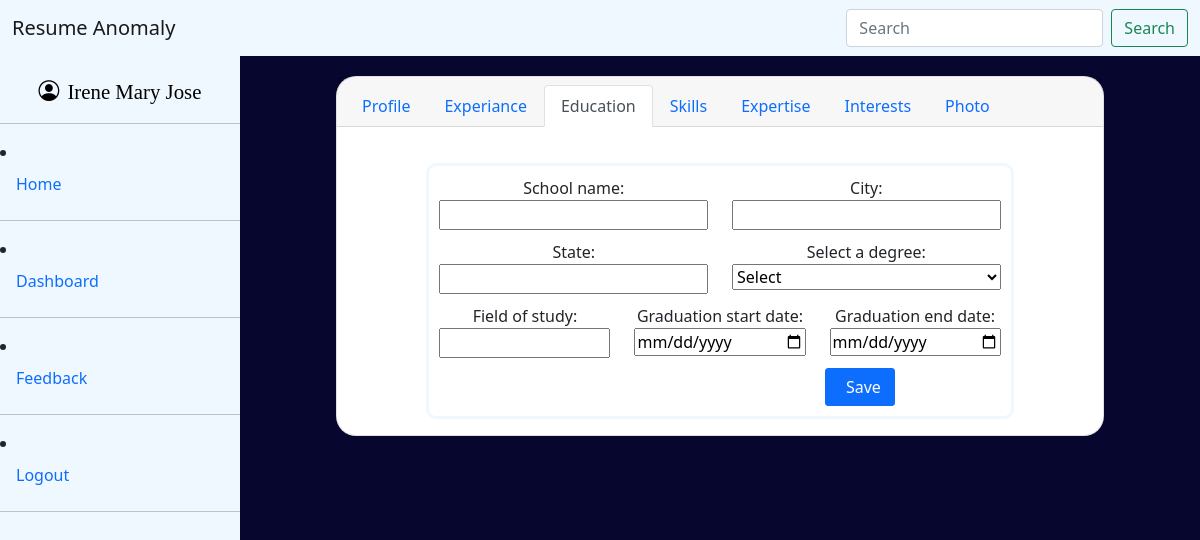
Before: /education/ (signed in) with the older database file.
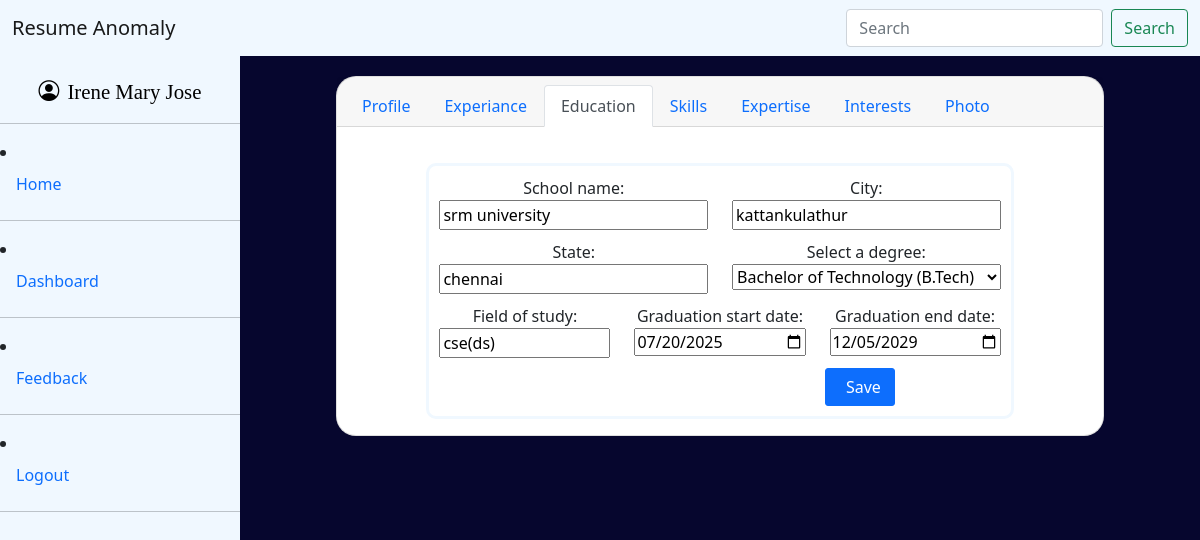
After: the same page with the newer database file.
### main/models.py (models this page shows)
class education(models.Model):
    user = models.ForeignKey(User, on_delete=models.CASCADE)
    school_name=models.CharField(max_length=100)
    city=models.CharField(max_length=50)
    state=models.CharField(max_length=50)
    DEGREE_CHOICES = [
        ('', 'Select'),
        ('high_school_diploma', 'High School Diploma'),
        ('ssc', 'Senior Secondary School Certificate (SSCE)'),
        ('gcse', 'General Certificate of Secondary Education (GCSEs)'),
        ('ged', 'GED'),
        ('diploma', 'Diploma'),
        ('national_diploma', 'National Diploma'),
        ('higher_national_diploma', 'Higher National Diploma'),
        ('post_secondary_vocational', 'Post-secondary (Technical & Vocational)'),
        ('associate_arts', 'Associate of Arts'),
        ('associate_science', 'Associate of Science'),
        ('associate_applied_science', 'Associate of Applied Science'),
        ('bachelor_arts', 'Bachelor of Arts (BA)'),
        ('bachelor_science', 'Bachelor of Science (BSc)'),
        ('bachelor_technology', 'Bachelor of Technology (B.Tech)'),
        ('bachelor_engineering', 'Bachelor of Engineering (BE)'),
        ('bachelor_commerce', 'Bachelor of Commerce (B.Com)'),
        ('bachelor_business_admin', 'Bachelor of Business Administration (BBA)'),
        ('bachelor_computer_apps', 'Bachelor of Computer Applications (BCA)'),
        ('llb', 'Bachelor of Laws (LLB)'),
        ('mbbs', 'Bachelor of Medicine, Bachelor of Surgery (MBBS)'),
        ('master_arts', 'Master of Arts (MA)'),
        ('master_science', 'Master of Science (MSc)'),
        ('master_technology', 'Master of Technology (M.Tech)'),
        ('master_business_admin', 'Master of Business Administration (MBA)'),
        ('master_computer_apps', 'Master of Computer Applications (MCA)'),
        ('master_commerce', 'Master of Commerce (M.Com)'),
        ('llm', 'Master of Laws (LLM)'),
        ('phd', 'Doctor of Philosophy (PhD)'),
        ('md', 'Doctor of Medicine (MD)'),
        ('certificate', 'Certificate Course'),
        ('other', 'Other')
    ]
    select_a_degree=models.CharField(max_length=100,choices=DEGREE_CHOICES,null=True,blank=True)
    field_of_study=models.CharField(max_length=100)
    graduation_start_date=models.DateField(null=True,blank=True)
    graduation_end_date=models.DateField(null=True,blank=True)
    class Meta:
            db_table = "education"

### main/views.py (the view)
# urls.py: path('education/',educationfn,name='education'),
@login_required(login_url='/login')
def educationfn(request):
    edu,_=education.objects.get_or_create(user=request.user)
    chosen=request.session.get('t_name')
    if request.method=='POST':
        form=EducationForm(request.POST,instance=edu)
        if form.is_valid():
            form.save()
    else:
        form=EducationForm(instance=edu)
    return render(request,'education.html',{'form':form,'t_name':chosen})

### main/forms.py
class EducationForm(forms.ModelForm):
    class Meta:
        model=education
        exclude=['user']
        db_table = "education"
        widgets ={
            'graduation_start_date':forms.DateInput(attrs={'type':'date'}),
            'graduation_end_date':forms.DateInput(attrs={'type':'date'})
        }

### main/templates/education.html (shortened to what this page needs)
{% extends 'resume_base.html'%}
{% load static %}
{% block style%}
  <link rel="stylesheet" href="{% static 'css/resume_base.css' %}">
  <link rel="stylesheet" href="{% static 'css/addresume.css'%}">
{% endblock %}
{% block resume_content %}
<div>
    <div class="z">
    <form  class="l" method="post" action="/education/" enctype="multipart/form-data">
        <div class="row">
            {% for field in form%}
                {% if field.name == 'school_name' or field.name == 'city' or field.name == 'state' or field.name == 'select_a_degree' %}
                    <div class="col-md-6 p ">
                {% else %}
                    <div class="col-md-4 p">
                {% endif %}
                        {{ field.label_tag }}
                        {{field}}
                    </div>
            {% endfor%}
        </div>
        <input type="submit" name="" id="" class="btn btn-primary c" value=" Save">
    </form>
</div>
</div>
{%endblock%}

### main/templates/resume_base.html (shortened to what this page needs)
{% extends 'base.html'%}
{% load static %}
{% block content %}
<div class="na">
<div class="kol">
<div class="card text-center kl">
  <div class="card-header">
    <ul class="nav nav-tabs card-header-tabs">
      <li class="nav-item">
        <a class="nav-link {% if request.resolver_match.url_name == 'profile' %}active {% endif %} " aria-current="page" href="/add/{{t_name}}">Profile</a>
      </li>
      <li class="nav-item">
        <a class="nav-link {% if request.resolver_match.url_name == 'experiance' %}active {% endif %} " aria-current="page" href="/experiance/">Experiance</a>
      </li>
      <li class="nav-item">
        <a class="nav-link {% if request.resolver_match.url_name == 'education' %}active {% endif %} " aria-current="page" href="/education/">Education</a>
      </li>
      <li class="nav-item">
        <a class="nav-link {% if request.resolver_match.url_name == 'skills' %}active {% endif %} " aria-current="page" href="/skills/">Skills</a>
      </li>
      <li class="nav-item">
        <a class="nav-link {% if request.resolver_match.url_name == 'expertise' %}active {% endif %} " aria-current="page" href="/expertise/">Expertise</a>
      </li>
      <li class="nav-item">
        <a class="nav-link {% if request.resolver_match.url_name == 'interest' %}active {% endif %} " aria-current="page" href="/interest/">Interests</a>
      </li>
      <li class="nav-item">
        <a class="nav-link {% if request.resolver_match.url_name == 'photo' %}active {% endif %} " aria-current="page" href="/photo/">Photo</a>
      </li>
    </ul>
  </div>
  <div class="card-body">
    {% block resume_content %}
    {% endblock %}
  </div>
</div>
</div>
</div>
{% endblock%}

### main/templates/base.html (shortened to what this page needs)
{% load static %}
<!DOCTYPE html>
<html lang="en">
<head>
    <link href="https://cdn.jsdelivr.net/npm/bootstrap@5.0.2/dist/css/bootstrap.min.css" rel="stylesheet">
    <link rel="stylesheet" href="https://cdn.jsdelivr.net/npm/bootstrap-icons@1.11.3/font/bootstrap-icons.css">
    <link rel="stylesheet" href="{% static 'css/base.css'%}">
    {% block style  %} {% endblock %}
</head>
<body>
<nav class="navbar navbar-light nz">
  <div class="container-fluid">
    <a class="navbar-brand b">Resume Anomaly</a>
    <form class="d-flex">
      <input class="form-control me-2" type="search" placeholder="Search" aria-label="Search">
      <button class="btn btn-outline-success" type="submit">Search</button>
    </form>
  </div>
</nav>
<div class="tot">
  <div class="see">
    <li class="nav-item sidebar-user">
          <i class="bi bi-person-circle bie"></i>
          <p class="bie">{{ request.user.get_full_name|default:request.user.username|title }}</p>
      </li>
    <hr>
    <li class="nav-item">
          <a class="nav-link active" aria-current="page" href="/">Home</a>
        </li>
        <hr>
         <li class="nav-item">
          <a class="nav-link" href="/dashboard/">Dashboard</a>
        </li>
        <hr>
              {% if user.is_authenticated %}
          <li class="nav-item">
            <a class="nav-link" href="{% url 'feedback' %}">Feedback</a>
          </li>
          <hr>
          <li class="nav-item">
            <a class="nav-link" href="/logout/">Logout</a>
          </li>
          <hr>
      {% endif %}
  </div>
{% block content %}
{% endblock%}
</div>
</body>
</html>

### main/static/css/base.css (style rules this page uses)
.tot { --page-background: #d0e5f8; }
.tot { display:flex; background-color: var(--page-background); min-height: 100vh; }
.nz { background-color: aliceblue; }
.see { width: 20%; min-width: 240px; max-width: 240px; background-color: aliceblue; margin-left: 0; margin-top: 0; max-height: 100%; padding-top: 20px; box-sizing: border-box; }
.bie { color: black; }
.sidebar-user { display: flex; align-items: center; justify-content: center; gap: 8px; list-style: none; width: 100%; box-sizing: border-box; padding: 0 16px; margin: 0; }
.sidebar-user i { font-size: 1.3rem; line-height: 1; }
.sidebar-user p { margin: 0; font-size: 1.3rem; font-family: Georgia, 'Times New Roman', Times, serif; text-align: center; overflow-wrap: anywhere; }
.b { font-family: unset; }

### main/static/css/resume_base.css (style rules this page uses)
.kol { padding-top: 20px; width: 80%; margin: auto; }
.kl { border-radius: 20px; }
.na { flex: 1; background-color: rgb(6, 6, 46); }

### main/static/css/addresume.css (style rules this page uses)
body { background-color: rgba(197, 216, 216, 0.9); }
.z { margin-top: 20px; }
.l { padding-left: 10px; padding-right: 10px; padding-top: 10px; padding-bottom: 10px; border: solid; border-radius: 10px; border-color: aliceblue; width: 80%; margin: auto; }
.p { padding-bottom: 10px; }
input,select,textarea { width: 100%; }
.c { margin-left: 50%; width: 70px; border-radius: 3px; padding-right: 10px; }

Changed rows visible on the page:
changed education: school_name (not shown) → "srm university"; city (not shown) → "kattankulathur"; state (not shown) → "chennai"; select_a_degree "Select" → "Bachelor of Technology (B.Tech)"; field_of_study (not shown) → "cse(ds)"; graduation_start_date (not shown) → "07/20/2025"; graduation_end_date (not shown) → "12/05/2029"
